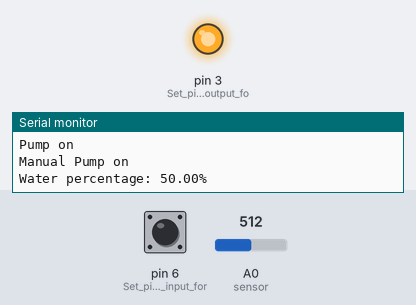
The sketch below on a simulated Arduino Uno, built with avr-gcc and run on an emulated ATmega328P. Shown: output pins drawn as LEDs (lit = HIGH), the last lines printed to the serial monitor. The test bench sets the inputs (shaded band); at power-on: pin 6 (Set_pin_6_as_an_input_for) LOW, A0 (sensor) = 512.

Above: at 1.2 s.
1.3 s: pin 6 (Set_pin_6_as_an_input_for) pulled HIGH for 0.5 s
At 1.81 s:
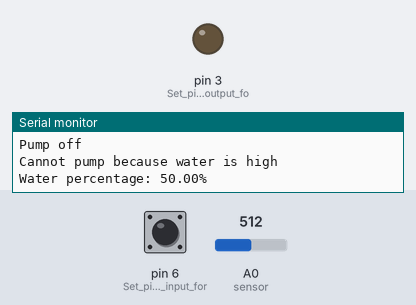
3.5 s: pin 6 (Set_pin_6_as_an_input_for) pulled HIGH for 3.2 s
At 7.3 s:
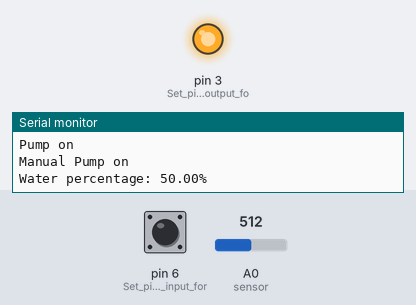
9.7 s: pin 6 (Set_pin_6_as_an_input_for) driven HIGH
At 11.4 s:
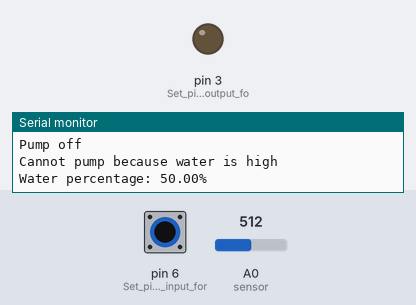
12.7 s: pin 6 (Set_pin_6_as_an_input_for) driven LOW
At 13.8 s:
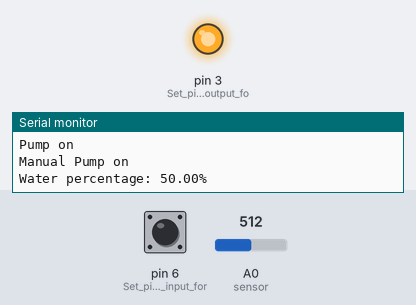
Timing chart, 0 to 15.4 s (numbered marks = the images above; inputs shaded):
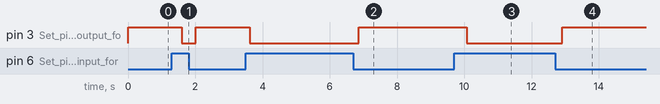

Measured:
- after the input at 1.3 s, pin 3 (Set_pin_3_as_an_output_fo): HIGH → LOW after 0.30 s, → HIGH 0.41 s later
- after the input at 3.5 s, pin 3 (Set_pin_3_as_an_output_fo): HIGH → LOW after 0.11 s, → HIGH 3.3 s later
- after the input at 9.7 s, pin 3 (Set_pin_3_as_an_output_fo): HIGH → LOW after 0.37 s
- after the input at 12.7 s, pin 3 (Set_pin_3_as_an_output_fo): LOW → HIGH after 0.22 s

The sketch:

User-side.ino
```cpp
int water; // Variable to store the signal from the soil moisture sensor
float waterPercentage; // Variable to store the calculated water percentage

class Pump_User {
public:
  void pumpManually() {
    if (water == HIGH) {
      Serial.println("Cannot pump because water is high");
    } else {
      digitalWrite(3, HIGH);
      Serial.println("Manual Pump on");
    }
  }
};

Pump_User manualPump;

void setup() {
  pinMode(3, OUTPUT); // Set pin 3 as an output for the relay board
  pinMode(6, INPUT);  // Set pin 6 as an input for the soil moisture sensor
  Serial.begin(9600); // Initialize serial communication
}

void loop() {
  water = digitalRead(6); // Read the signal from the soil moisture sensor connected to pin 6

  // Automatic Pumping
  if (water == HIGH) {
    // If the water level is full (soil is wet), cut the relay by setting pin 3 LOW
    digitalWrite(3, LOW);
    Serial.println("Pump off"); // Print "Pump off" to serial monitor
  } else {
    // If the water level is not full (soil is dry), continue providing signal and water supply by setting pin 3 HIGH
    digitalWrite(3, HIGH);
    Serial.println("Pump on"); // Print "Pump on" to serial monitor
  }

  // Manual Pumping
  manualPump.pumpManually();

  // Calculate water percentage
  int sensorValue = analogRead(A0); // Read sensor value from analog pin A0
  waterPercentage = map(sensorValue, 0, 1023, 0, 100); // Map sensor value to percentage scale

  // Adjusting for sensor calibration
  // You may need to adjust these values based on your sensor's calibration
  waterPercentage = constrain(waterPercentage, 0, 100); // Ensure the percentage is within 0-100 range

  Serial.print("Water percentage: ");
  Serial.print(waterPercentage);
  Serial.println("%"); // Print water percentage to serial monitor

  delay(400); // Delay for stability
}
```
